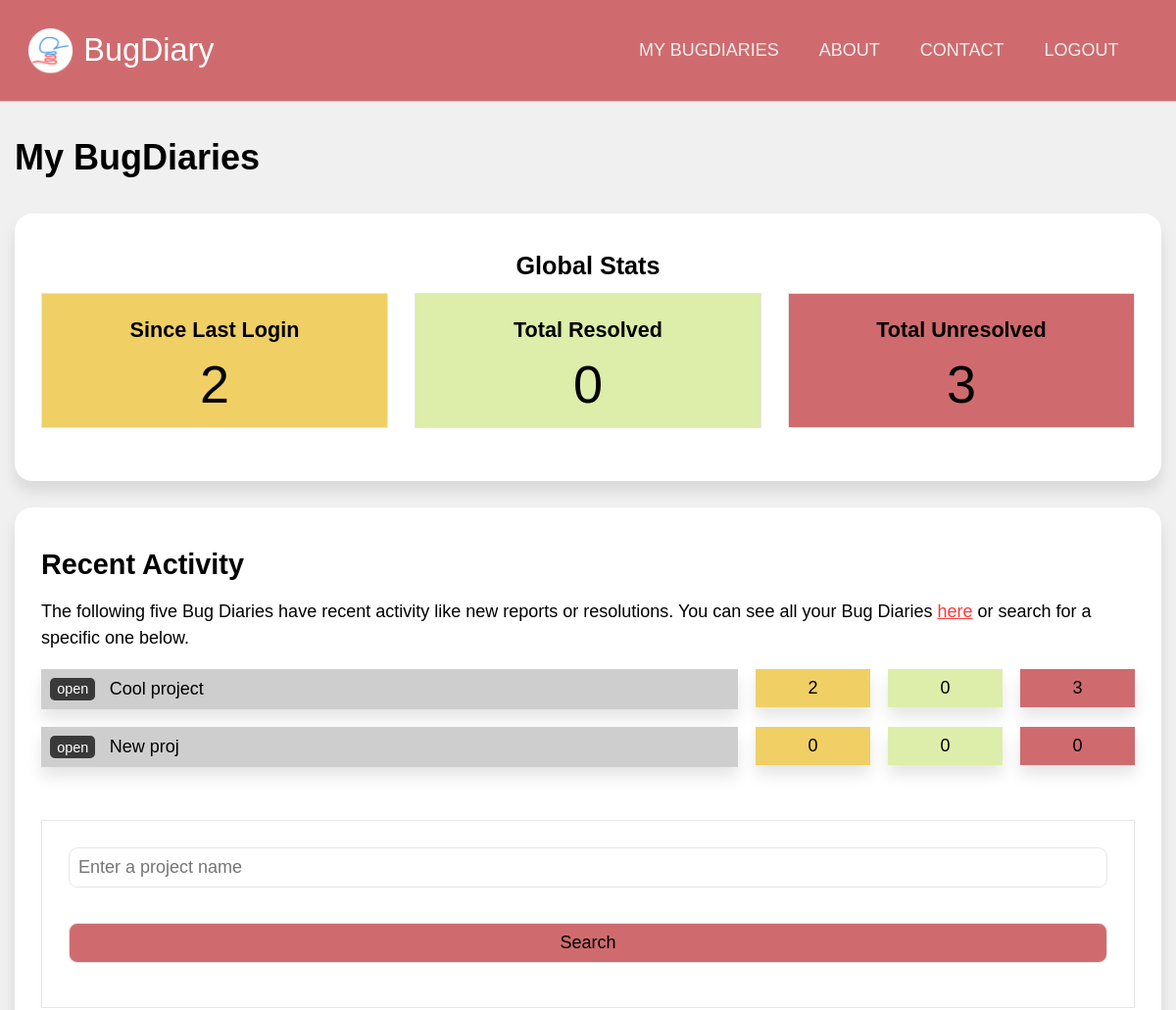
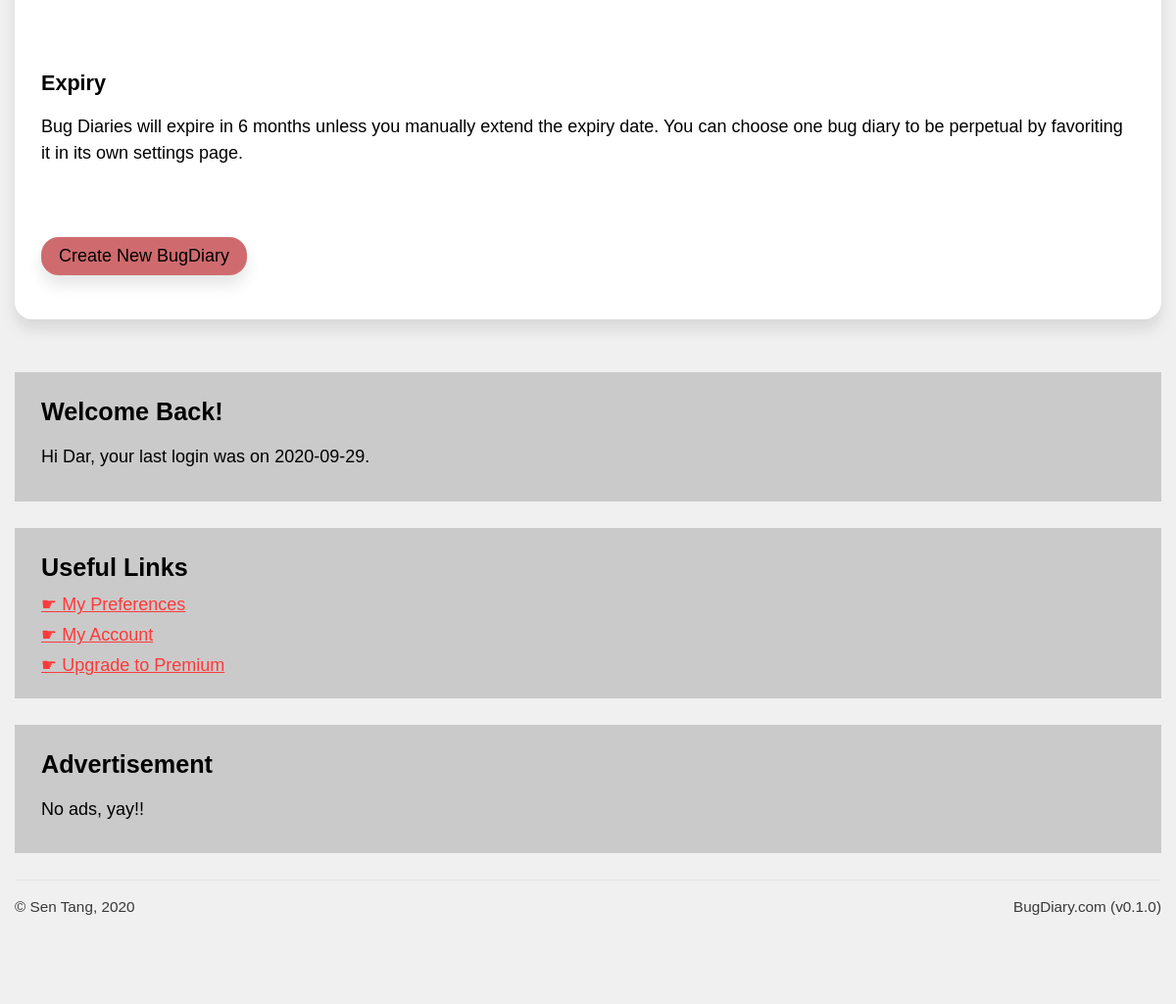
The app's page /users/dashboard (signed in) with its own data (2 pictures, top to bottom).
### application/models.py (models this page shows, shortened)
class Projects(db.Model):
    id  = db.Column(db.Integer, primary_key = True, nullable = False)
    url = db.Column(db.String(22), index = True, unique = True, nullable = False)
    name = db.Column(db.String(100), nullable = False)
    description = db.Column(db.Text, nullable = False)
    creation_date = db.Column(db.DateTime, index = True, nullable = False)
    expiry_date = db.Column(db.DateTime, index = True, nullable = False)
    status = db.Column(db.String(10), nullable = False)
    access_code = db.Column(db.String(50), nullable = True)
    last_activity = db.Column(db.DateTime(), default = dt.datetime.now())
    owner = db.Column(db.Integer, db.ForeignKey('users.id')) #linked
    bugs = db.relationship('Bugs', backref = 'containing_project')
    locations = db.relationship('Project_bug_locations', backref = 'locations_in')
    types = db.relationship('Project_bug_types', backref = 'types_in')
    settings = db.relationship('Project_settings', backref = 'settings_for', uselist = False)
    blog_posts = db.relationship('Blog_posts', backref= 'post_target')

class Users(db.Model, UserMixin):
    id = db.Column(db.Integer, primary_key = True, nullable = False)
    display_name = db.Column(db.String(200), nullable = False)
    email = db.Column(db.String(200), index = True, unique = True, nullable = False)
    password = db.Column(db.String(200), nullable = False)
    bio = db.Column(db.Text, nullable = False)
    last_login = db.Column(db.DateTime, nullable = False)
    owned_projects = db.relationship('Projects', backref="project_owner")
    comments = db.relationship('Bug_comments', backref="comment_author")
    blog_posts = db.relationship('Blog_posts', backref="post_author")
    collab_projects = db.relationship('Projects', secondary = users_to_projects, backref = db.backref("collaborators"))

### application/users/views.py (the view)
@users.route('/dashboard')
@login_required
def dashboard():
    since_last_login = Bugs.query.filter(Bugs.containing_project.has(Projects.id.in_([ proj.id for proj in current_user.owned_projects]))).filter_by(status = "PENDING").filter(Bugs.report_date > current_user.last_login).count()
    resolved = Bugs.query.filter(Bugs.containing_project.has(Projects.id.in_([ proj.id for proj in current_user.owned_projects]))).filter_by(status = "RESOLVED").count()
    unresolved = Bugs.query.filter(Bugs.containing_project.has(Projects.id.in_([ proj.id for proj in current_user.owned_projects]))).filter_by(status = "PENDING").count()
    project_list = current_user.collab_projects[:5]
    project_summaries = []
    for project in project_list:
        project_summaries.append({'name': project.name, 'description': project.description, 'url': project.url, 'last_activity': project.last_activity,
        'since_last_login': Bugs.query.filter_by(project = project.id).filter_by(status = "PENDING").filter(Bugs.report_date > current_user.last_login).count(),
        'resolved': Bugs.query.filter_by(project = project.id).filter_by(status = "RESOLVED").count(),
        'unresolved': Bugs.query.filter_by(project = project.id).filter_by(status = "PENDING").count()})
    def get_dates(p):
        return p['last_activity']
    project_summaries.sort(key=get_dates, reverse=True)
    return render_template('user_dash.html', user = current_user, since_last_login = since_last_login, resolved = resolved, unresolved = unresolved, project_summaries = project_summaries)

### application/models.py (called while the page is built)
@login_manager.user_loader
def load_user(user_id):
    return Users.query.get(user_id)

### application/users/templates/users/user_dash.html (shortened to what this page needs)
{% extends 'confined.html' %}
{% import 'macros.html' as macros %}
{% block main %}
<h1>My BugDiaries</h1>
<div class="main-aside">
    <main>
        <div class="bg-white rounded shadowed block text-centered">
            <h3>Global Stats</h3>
            <div class="block-comparison-3">
                <div class="comp1 text-centered lined bg-yellow">
                    <h4>Since Last Login</h4>
                    <span class="bignum">{{ since_last_login }}</span>
                </div>
                <div class="comp2 text-centered lined bg-green">
                    <h4>Total Resolved</h4>
                    <span class="bignum">{{ resolved }}</span>
                </div>
                <div class="comp3 text-centered lined bg-red">
                    <h4>Total Unresolved</h4>
                    <span class="bignum">{{ unresolved }}</span>
                </div>
            </div>
        </div>
        <div class="bg-white rounded shadowed block">
            <h2>Recent Activity</h2>
            <p>
                The following five Bug Diaries have recent activity like new reports or resolutions. You can see all your Bug Diaries <a href="">here</a> or search for a specific one below.
            </p>
            {% for project in project_summaries %}
            <div class="project-summary">
                <div class="name shadowed">
                    <a href="{{ url_for('projects.dashboard', project_url = project['url']) }}">open</a><span onclick="toggleElement('sum-{{loop.index}}')">{{ project['name'] }}</span>
                </div>
                <div class="stats text-centered shadowed bg-yellow">
                    {{ project['since_last_login'] }}
                </div>
                <div class="stats text-centered shadowed bg-green">
                    {{ project['resolved'] }}
                </div>
                <div class="stats text-centered shadowed bg-red">
                    {{ project['unresolved'] }}
                </div>
            </div>
            {% endfor %}
            <div class="spacer-small"></div>
            {{ macros.search(current_user.collab_projects) }}
            <div class="spacer-small"></div>
            <h4>Expiry</h4>
            <p>
                Bug Diaries will expire in 6 months unless you manually extend the expiry date. You can choose one bug diary to be perpetual by favoriting it in its own settings page.
            </p>
            <div class="spacer-small"></div>
            <a href="{{ url_for('projects.create') }}" class="button-primary rounded shadowed">
                Create New BugDiary
            </a>
        </div>
    </main>
    <aside>
        <div class="sidebar-block bg-gray">
            <h3>Welcome Back!</h3>
            <p>Hi {{ current_user.display_name }}, your last login was on {{ current_user.last_login.strftime('%Y-%m-%d') }}.</p>
        </div>
        <div class="sidebar-block bg-gray">
            <h3>Useful Links</h3>
            <a href="" class="navigation">My Preferences</a>
            <a href="" class="navigation">My Account</a>
            <a href="" class="navigation">Upgrade to Premium</a>
        </div>
        {{ macros.ad(medium) }}
    </aside>
</div>
{% endblock %}

### application/templates/confined.html (shortened to what this page needs)
{% extends "base.html" %}
{% block templateMain %}
<main class="confined">
  {% block main %}
  {% endblock %}
</main>
{% endblock %}

### application/templates/macros.html (shortened to what this page needs)
{% macro ad(size) %}
<div class="sidebar-block bg-gray">
    <h3>Advertisement</h3>
    <p>
        No ads, yay!!
    </p>
</div>
{% endmacro %}
{% macro search(suggestions) %}
<form action="{{ url_for('users.search') }}" method="get" class="lined block">
    <input name="search_term" type="text" list="project_names" placeholder="Enter a project name">
    <input type="submit" value="Search" class="button-primary">
</form>
{% endmacro %}

### application/templates/base.html (shortened to what this page needs)
<!DOCTYPE html>
{% set version = "0.1.0" %}
<html lang="en" dir="ltr">
  <head>
    <link rel="stylesheet" href="{{ url_for('static', filename='css/unilay5.css') }}?v={{version}}">
    <link rel="stylesheet" href="{{ url_for('static', filename='css/custom.css') }}?v={{version}}">
  </head>
  <body class="unilay5">
    <header>
        <div id="logo"><a href="{{ url_for('core.index') }}">
            {% block custom_logo %}BugDiary{% endblock %}
        </a></div>
        <nav id="navigation">
          {% block custom_nav %}
          <a href="{{ url_for('users.dashboard') }}">MY BUGDIARIES</a>
          <a href="">ABOUT</a>
          <a href="">CONTACT</a>
          {% if current_user.is_authenticated %}
          <a href="{{ url_for('users.logout') }}">LOGOUT</a>
          {% endif %}
          {% endblock %}
        </nav>
    </header>
      {% block templateMain %}{% endblock %}
    <footer>
      <div id="copyright">
        &copy; Sen Tang, 2020
      </div>
      <div id="version">
        BugDiary.com (v{{ version }})
      </div>
    </footer>
  </body>
</html>

### application/static/css/unilay5.css (style rules this page uses)
body { font-size: 18px; font-family: sans-serif; color: #000; margin: 0; padding: 0; background-color: #f0f0f0; }
header { background-color: #cf6b6e; border-bottom: 1px solid #d0d0d0; padding: 1.5em; display: grid; text-align: center; grid-template-areas: "logo nav"; }
header #logo { padding-left: 1.8em; line-height: 1.5em; grid-area: logo; background-image: url("../images/logo-small.png"); background-repeat: no-repeat; background-size: contain; text-align: left; font-size: 1.8em; }
header #logo a:link, header #logo a:visited { color: #fff; text-decoration: none; }
header nav, header #navigation { grid-area: nav; padding: 0.75em; text-align: right; z-index: 10; }
header nav a, header #navigation a { text-transform: uppercase; display: inline-block; color: #eeeeee; text-decoration: none; padding: 0 1em; font-family: "Trebuchet MS", Helvetica, sans-serif; }
.confined { max-width: 65em; margin-left: auto; margin-right: auto; }
footer { border-top: 1px solid #e6e6e6; padding-top: 1em; padding-bottom: 5em; max-width: 65em; color: #393939; margin: auto; display: grid; grid-template-areas: "copyright version"; grid-gap: 0; }
footer #copyright { grid-area: copyright; text-align: left; font-size: 0.85em; }
footer #version { grid-area: version; text-align: right; font-size: 0.85em; }
p { line-height: 150%; }
main a.button-secondary, main a.button-primary { padding: 0.5em 1em; text-decoration: none; margin: 1em auto; display: inline-block; text-align: center; }
main a.button-primary { background-color: #cf6b6e; color: #000; }
a:link, a:visited { color: #ff3939; }
a.navigation { display: block; margin: 0.5em 0; }
a.navigation:before { content: "☛ "; }
h2, h3, h4, h5 { margin: 0.5em 0; }
h1 { color: inherit; font-size: 2em; margin: 1em 0; }
h2 { color: inherit; font-size: 1.6em; }
h3 { color: inherit; font-size: 1.4em; }
h4 { color: inherit; font-size: 1.2em; }
.block { padding: 1.5em; margin-bottom: 1.5em; }
.sidebar-block { padding: 0.75em 1.5em; margin-bottom: 1.5em; }
.block-comparison-3 { display: grid; grid-template-areas: "comp1 comp2 comp3"; grid-template-columns: 1fr 1fr 1fr; grid-gap: 1.5em; }
.block-comparison-3 .comp1 { grid-area: comp1; }
.block-comparison-3 .comp2 { grid-area: comp2; }
.block-comparison-3 .comp3 { grid-area: comp3; }
.block-comparison-3 .comp1, .block-comparison-3 .comp2, .block-comparison-3 .comp3 { padding: 0.75em; margin-bottom: 1.5em; }
.aside-main, .main-aside { display: grid; grid-gap: 1.5em; }
.aside-main main, .main-aside main { grid-area: main; }
.aside-main aside, .main-aside aside { grid-area: aside; }
.main-aside { grid-template-areas: "main aside"; grid-template-columns: auto 400px; }
@media screen and (max-width: 1200px) { .main-aside, .aside-main { grid-template-areas: "main" "aside"; grid-template-columns: auto; grid-template-rows: auto auto; } }
.spacer-small { padding-bottom: 2em; }
.lined { border: 1px solid #e6e6e6; }
.rounded { border-radius: 1em 1em 1em 1em; -moz-border-radius: 1em 1em 1em 1em; -webkit-border-radius: 1em 1em 1em 1em; }
.shadowed { -webkit-box-shadow: 0px 10px 15px 0px rgba(0, 0, 0, 0.1); -moz-box-shadow: 0px 10px 15px 0px rgba(0, 0, 0, 0.1); box-shadow: 0px 10px 15px 0px rgba(0, 0, 0, 0.1); }
.text-centered { text-align: center; }
.bg-white { background-color: #fff; }
.bg-green { background-color: #DDEDAA; }
.bg-red { background-color: #CF6B6E; }
.bg-yellow { background-color: #F0CF65; }
.bg-gray { background-color: #cacaca; }
form { font-size: 1em; }
input[type=text], input[type=number], input[type=submit], input[type=password], select, textarea, .button-styled { font-size: 1em; padding: 0.5em; -webkit-appearance: none; -moz-appearance: none; appearance: none; width: 100%; border: 1px solid; font-family: inherit; margin-bottom: 1em; border-color: #e6e6e6; -webkit-box-sizing: border-box; -moz-box-sizing: border-box; box-sizing: border-box; border-radius: 0.5em 0.5em 0.5em 0.5em; -moz-border-radius: 0.5em 0.5em 0.5em 0.5em; -webkit-border-radius: 0.5em 0.5em 0.5em 0.5em; }
input[type=submit] { margin-top: 1em; }
.button-primary { background-color: #cf6b6e; color: #000; }

### records on screen
Projects: name "Cool project", since_last_login "2", resolved "0", unresolved "3"
Projects: name "New proj", since_last_login "0", resolved "0", unresolved "0"
Users: display_name "Dar", last_login "2020-09-29"

### other values on screen
{{ since_last_login }} "2"
{{ resolved }} "0"
{{ unresolved }} "3"
{{ version }} "0.1.0"
